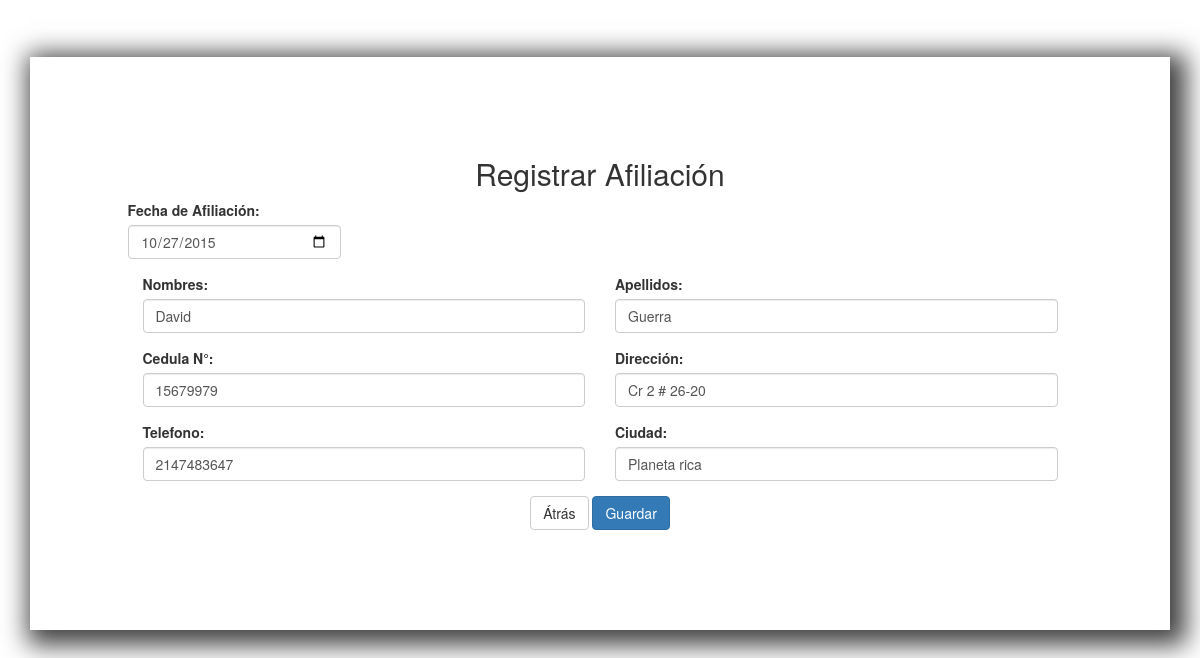
The page /php/editarcliente.php?id=15679979 on the database its author committed.
### tables this page shows
CREATE TABLE IF NOT EXISTS `clientes` (
  `identificacion` int(11) NOT NULL,
  `nombres` varchar(50) NOT NULL,
  `apellidos` varchar(50) NOT NULL,
  `telefono` int(10) NOT NULL,
  `direccion` varchar(20) NOT NULL,
  `fechaafiliacion` date NOT NULL,
  `vendedor` varchar(50) NOT NULL,
  `ciudad` varchar(50) NOT NULL,
  `diasc` varchar(50) NOT NULL,
  `valor` int(10) NOT NULL
);

### php/editarcliente.php (the view, shortened to what this page needs)
<?php
$id_liente=$_GET['id'];
$consulta = "SELECT * FROM clientes WHERE identificacion =".$id_liente;
$cliente_editar = mysql_query($consulta);
$row = mysql_fetch_object($cliente_editar);
 ?>
 <!DOCTYPE html>
<html lang="es">
<head>
        <link rel="stylesheet" type="text/css" href="../css/normalize.css" />
        <link rel="stylesheet" type="text/css" href="../css/estilo.css" />
        <link rel="stylesheet" type="text/css" href="../css/demo.css" />
        <link rel="stylesheet" type="text/css" href="../css/component.css" />
        <link rel="stylesheet" type="text/css" href="../css/bootstrap.css" />
</head>
<body>
<div class="container">
 <div class="contenido" style="margin-top:5%;">
                <div class="row">
                <div class="col-md-1">
                </div>
                <div class="col-md-10">
                <br><br>
                <br><br>
<center>
  <h2>Registrar Afiliación</h2>
</center>
<form action="geditado.php" method="post" name="form">
<div class="row">
  <div class="col-md-3">
  <div class="form-group">
      <label for="select" class="control-label">Fecha de Afiliación:</label>
      <input class="form-control "  type="date" name="fechafiliacion" value="<?php echo $row->fechaafiliacion ?>">
    </div>
</div>
<div class="col-md-9">
</div>
</div>
 <div class="col-md-6">
   <div class="form-group">
  <label class="control-label " for="focusedInput">Nombres:</label>
  <input class="form-control "  type="text" name="nombre" value="<?php echo $row->nombres?>">
  </div>
<div class="form-group">
      <label for="select" class="control-label">Cedula N°:</label>
      <input class="form-control" type="text" name="id" value="<?php echo $row->identificacion?>">
    </div>
</div>
<div class="col-md-6">
<div class="form-group">
  <label class="control-label" for="focusedInput">Apellidos:</label>
  <input class="form-control" type="text" name="apellidos" value="<?php echo $row->apellidos?>">
</div>
<div class="form-group">
      <label class="control-label" for="focusedInput">Dirección:</label>
      <input class="form-control" type="text" name="direccion" value="<?php echo $row->direccion?>">
    </div>
 </div>
 <div class="col-md-6">
    <div class="form-group">
      <label class="control-label" for="focusedInput">Telefono:</label>
      <input class="form-control" type="text" name="telefono" value="<?php echo $row->telefono?>">
    </div>
</div>
 <div class="col-md-6">
 <div class="form-group">
      <label for="select" class="control-label">Ciudad:</label>
      <input class="form-control" type="text" name="ciudad" value="<?php echo $row->ciudad?>">
    </div>
</div>
<br><br><br><br><br><br><br><br><br>
<div>
  <center>
  <a href="welcome.php?op=7" role="button" class="btn btn-default">Átrás</a>
  <input type="submit" class="btn btn-primary" value="Guardar" name="guardar">
  </center>
</div>
 </form>
 </div>
                </div>
                <div class="col-md-1">
                </div>
                <br><br><br><br><br>
            </div>
</div>
<body>
</html>

### css/estilo.css (style rules this page uses)
.contenido { -webkit-box-shadow: 7px 6px 24px 9px rgba(0,0,0,0.75); -moz-box-shadow: 7px 6px 24px 9px rgba(0,0,0,0.75); box-shadow: 7px 6px 24px 9px rgba(0,0,0,0.75); }

### css/demo.css (style rules this page uses)
*, *:after, *:before { -webkit-box-sizing: border-box; -moz-box-sizing: border-box; box-sizing: border-box; }
body { background: #333; color: #fff; font-weight: 400; font-size: 1em; font-family: 'Lato', Arial, sans-serif; }
a, button { outline: none; }
a { color: #f0f0f0; text-decoration: none; }

### rows shown on the page
clientes: fechafiliacion "10/27/2015", nombre "David", id "15679979", apellidos "Guerra", direccion "Cr 2 # 26-20", telefono "2147483647", ciudad "Planeta rica"
